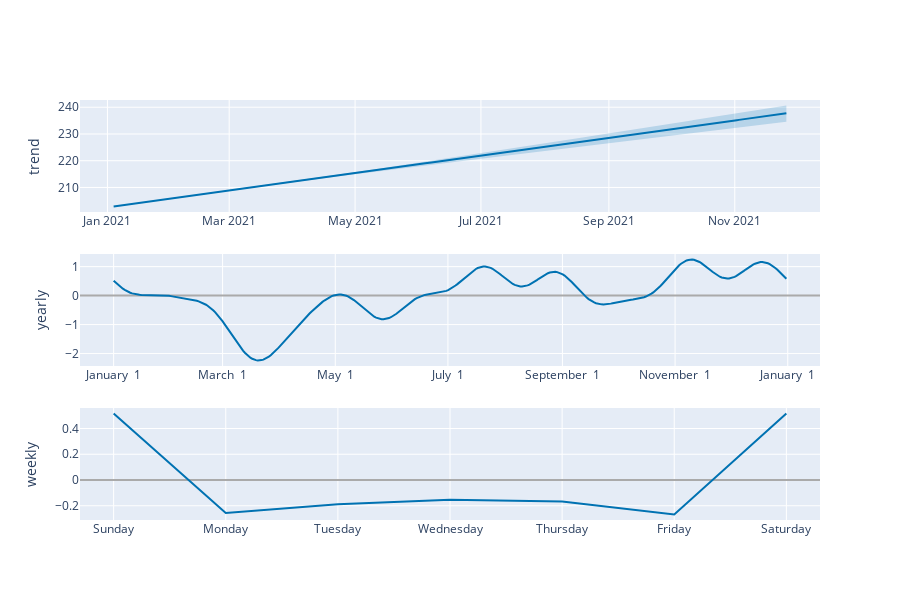

Source (notebook cell):
### Code cell
# Forecast Components
plot_components_plotly(model, forecast)

### Figure 1 — Plotly figure (JSON) as saved in the notebook; plotly's stock layout.template omitted (floating-point values rounded to 4 significant figures; data arrays with more than 128 entries replaced by an {"elided": "..."} marker saying what was removed)
{"data": [{"line": {"color": "#0072B2", "width": 2}, "mode": "lines", "name": "trend", "type": "scatter", "x": {"elided": "228 str values"}, "xaxis": "x", "y": {"elided": "228 float values"}, "yaxis": "y"}, {"line": {"color": "rgba(0, 114, 178, 0.2)", "width": 0}, "mode": "lines", "name": "trend_upper", "type": "scatter", "x": {"elided": "228 str values"}, "xaxis": "x", "y": {"elided": "228 float values"}, "yaxis": "y"}, {"fill": "tonexty", "fillcolor": "rgba(0, 114, 178, 0.2)", "line": {"color": "rgba(0, 114, 178, 0.2)", "width": 0}, "mode": "lines", "name": "trend_lower", "type": "scatter", "x": {"elided": "228 str values"}, "xaxis": "x", "y": {"elided": "228 float values"}, "yaxis": "y"}, {"line": {"color": "#0072B2", "width": 2}, "mode": "lines", "name": "yearly", "type": "scatter", "x": {"elided": "365 str values"}, "xaxis": "x2", "y": {"elided": "365 float values"}, "yaxis": "y2"}, {"line": {"color": "#0072B2", "width": 2}, "mode": "lines", "name": "weekly", "type": "scatter", "x": ["2017-01-01T00:00:00", "2017-01-02T00:00:00", "2017-01-03T00:00:00", "2017-01-04T00:00:00", "2017-01-05T00:00:00", "2017-01-06T00:00:00", "2017-01-07T00:00:00"], "xaxis": "x3", "y": [0.5157, -0.2562, -0.1882, -0.1539, -0.1662, -0.267, 0.5157], "yaxis": "y3"}], "layout": {"height": 600, "showlegend": false, "width": 900, "xaxis": {"anchor": "y", "domain": [0, 1], "range": ["2020-12-18T16:48:00", "2021-12-12T07:12:00"], "type": "date"}, "xaxis2": {"anchor": "y2", "domain": [0, 1], "range": ["2016-12-13T18:54:02.958904115", "2018-01-18T11:04:57.863013581"], "tickformat": "%B %e", "type": "date"}, "xaxis3": {"anchor": "y3", "domain": [0, 1], "range": ["2016-12-31T16:48:00", "2017-01-07T07:12:00"], "tickformat": "%A", "type": "date"}, "yaxis": {"anchor": "x", "domain": [0.7333, 1], "rangemode": "normal", "title": {"text": "trend"}, "zerolinecolor": "#AAA"}, "yaxis2": {"anchor": "x2", "domain": [0.3667, 0.6333], "title": {"text": "yearly"}, "zerolinecolor": "#AAA"}, "yaxis3": {"anchor": "x3", "domain": [0, 0.2667], "title": {"text": "weekly"}, "zerolinecolor": "#AAA"}}}
